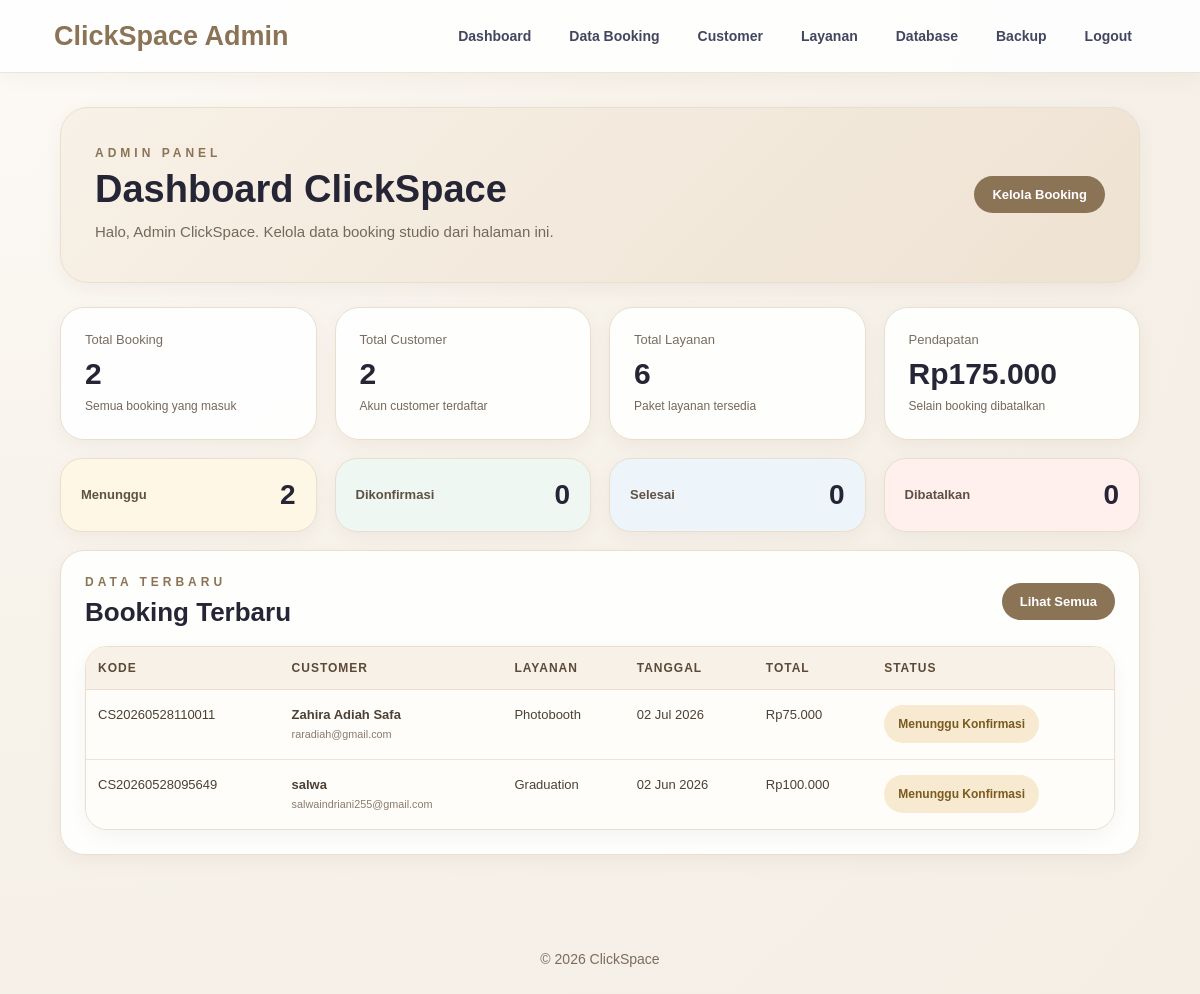
/admin-dashboard.php (signed in), run on the app's committed database.
### tables this page shows
CREATE TABLE `booking` (
  `id_booking` int NOT NULL AUTO_INCREMENT,
  `kode_booking` varchar(20) NOT NULL,
  `id_user` int NOT NULL,
  `id_layanan` int NOT NULL,
  `nama_customer` varchar(100) NOT NULL,
  `no_whatsapp` varchar(20) NOT NULL,
  `tanggal_booking` date NOT NULL,
  `jam_booking` varchar(50) NOT NULL,
  `metode_pembayaran` varchar(50) NOT NULL,
  `bukti_pembayaran` varchar(255) NOT NULL,
  `total_harga` int NOT NULL,
  `status_booking` enum('Menunggu Konfirmasi','Dikonfirmasi','Selesai','Dibatalkan') DEFAULT 'Menunggu Konfirmasi',
  `created_at` timestamp NULL DEFAULT CURRENT_TIMESTAMP,
  PRIMARY KEY (`id_booking`),
  UNIQUE KEY `kode_booking` (`kode_booking`),
  KEY `id_user` (`id_user`),
  KEY `id_layanan` (`id_layanan`),
  CONSTRAINT `booking_ibfk_1` FOREIGN KEY (`id_user`) REFERENCES `users` (`id_user`) ON DELETE CASCADE,
  CONSTRAINT `booking_ibfk_2` FOREIGN KEY (`id_layanan`) REFERENCES `layanan` (`id_layanan`) ON DELETE CASCADE
);

CREATE TABLE `users` (
  `id_user` int NOT NULL AUTO_INCREMENT,
  `nama_lengkap` varchar(100) NOT NULL,
  `email` varchar(100) NOT NULL,
  `no_whatsapp` varchar(20) NOT NULL,
  `password` varchar(255) NOT NULL,
  `role` enum('customer','admin') DEFAULT 'customer',
  `created_at` timestamp NULL DEFAULT CURRENT_TIMESTAMP,
  PRIMARY KEY (`id_user`),
  UNIQUE KEY `email` (`email`)
);

CREATE TABLE `layanan` (
  `id_layanan` int NOT NULL AUTO_INCREMENT,
  `nama_layanan` varchar(100) NOT NULL,
  `kategori` varchar(100) NOT NULL,
  `durasi` varchar(50) NOT NULL,
  `kapasitas` varchar(50) NOT NULL,
  `fasilitas` varchar(100) NOT NULL,
  `harga` int NOT NULL,
  `deskripsi` text NOT NULL,
  `gambar` varchar(255) NOT NULL,
  PRIMARY KEY (`id_layanan`)
);

### admin-dashboard.php (the view, shortened to what this page needs)
<?php
include "koneksi.php";
function rupiah($angka) {
  return "Rp" . number_format($angka, 0, ',', '.');
}
$total_booking = mysqli_fetch_assoc(mysqli_query($conn, "SELECT COUNT(*) AS total FROM booking"));
$total_customer = mysqli_fetch_assoc(mysqli_query($conn, "SELECT COUNT(*) AS total FROM users WHERE role='customer'"));
$total_layanan = mysqli_fetch_assoc(mysqli_query($conn, "SELECT COUNT(*) AS total FROM layanan"));
$total_pendapatan = mysqli_fetch_assoc(mysqli_query($conn, "SELECT COALESCE(SUM(total_harga), 0) AS total FROM booking WHERE status_booking != 'Dibatalkan'"));
$menunggu = mysqli_fetch_assoc(mysqli_query($conn, "SELECT COUNT(*) AS total FROM booking WHERE status_booking='Menunggu Konfirmasi'"));
$dikonfirmasi = mysqli_fetch_assoc(mysqli_query($conn, "SELECT COUNT(*) AS total FROM booking WHERE status_booking='Dikonfirmasi'"));
$selesai = mysqli_fetch_assoc(mysqli_query($conn, "SELECT COUNT(*) AS total FROM booking WHERE status_booking='Selesai'"));
$dibatalkan = mysqli_fetch_assoc(mysqli_query($conn, "SELECT COUNT(*) AS total FROM booking WHERE status_booking='Dibatalkan'"));
$booking_terbaru = mysqli_query($conn, "
  SELECT booking.*, layanan.nama_layanan, users.email
  FROM booking
  JOIN layanan ON booking.id_layanan = layanan.id_layanan
  JOIN users ON booking.id_user = users.id_user
  ORDER BY booking.created_at DESC
  LIMIT 5
");
?>
<!DOCTYPE html>
<html lang="id">
<head>
  <link rel="stylesheet" href="style.css?v=10">
</head>
<body class="admin-page">
<header>
  <div class="logo">ClickSpace Admin</div>
  <nav>
    <a href="admin-dashboard.php">Dashboard</a>
    <a href="admin-booking.php">Data Booking</a>
    <a href="admin-users.php">Customer</a>
    <a href="admin-layanan.php">Layanan</a>
    <a href="admin-database.php">Database</a>
    <a href="backup_list.php">Backup</a>
    <a href="logout.php" class="btn-login">Logout</a>
  </nav>
</header>
<main class="admin-main">
  <section class="admin-hero">
    <div>
      <p>ADMIN PANEL</p>
      <h1>Dashboard ClickSpace</h1>
      <span>Halo, <?php echo $_SESSION['nama_lengkap']; ?>. Kelola data booking studio dari halaman ini.</span>
    </div>
    <a href="admin-booking.php" class="admin-hero-button">Kelola Booking</a>
  </section>
  <section class="admin-summary-grid">
    <div class="admin-summary-card">
      <span>Total Booking</span>
      <strong><?php echo $total_booking['total']; ?></strong>
      <p>Semua booking yang masuk</p>
    </div>
    <div class="admin-summary-card">
      <span>Total Customer</span>
      <strong><?php echo $total_customer['total']; ?></strong>
      <p>Akun customer terdaftar</p>
    </div>
    <div class="admin-summary-card">
      <span>Total Layanan</span>
      <strong><?php echo $total_layanan['total']; ?></strong>
      <p>Paket layanan tersedia</p>
    </div>
    <div class="admin-summary-card">
      <span>Pendapatan</span>
      <strong><?php echo rupiah($total_pendapatan['total']); ?></strong>
      <p>Selain booking dibatalkan</p>
    </div>
  </section>
  <section class="admin-status-grid">
    <div class="admin-status-card waiting">
      <span>Menunggu</span>
      <strong><?php echo $menunggu['total']; ?></strong>
    </div>
    <div class="admin-status-card confirmed">
      <span>Dikonfirmasi</span>
      <strong><?php echo $dikonfirmasi['total']; ?></strong>
    </div>
    <div class="admin-status-card done">
      <span>Selesai</span>
      <strong><?php echo $selesai['total']; ?></strong>
    </div>
    <div class="admin-status-card cancelled">
      <span>Dibatalkan</span>
      <strong><?php echo $dibatalkan['total']; ?></strong>
    </div>
  </section>
  <section class="admin-panel">
    <div class="admin-panel-title">
      <div>
        <p>DATA TERBARU</p>
        <h2>Booking Terbaru</h2>
      </div>
      <a href="admin-booking.php">Lihat Semua</a>
    </div>
    <div class="admin-table-wrap">
      <table class="admin-table">
        <thead>
          <tr>
            <th>Kode</th>
            <th>Customer</th>
            <th>Layanan</th>
            <th>Tanggal</th>
            <th>Total</th>
            <th>Status</th>
          </tr>
        </thead>
        <tbody>
          <?php if (mysqli_num_rows($booking_terbaru) > 0) { ?>
            <?php while ($booking = mysqli_fetch_assoc($booking_terbaru)) { ?>
              <tr>
                <td><?php echo $booking['kode_booking']; ?></td>
                <td>
                  <b><?php echo $booking['nama_customer']; ?></b><br>
                  <small><?php echo $booking['email']; ?></small>
                </td>
                <td><?php echo $booking['nama_layanan']; ?></td>
                <td><?php echo date('d M Y', strtotime($booking['tanggal_booking'])); ?></td>
                <td><?php echo rupiah($booking['total_harga']); ?></td>
                <td><span class="admin-badge"><?php echo $booking['status_booking']; ?></span></td>
              </tr>
            <?php } ?>
          <?php } else { ?>
            <tr>
              <td colspan="6" class="admin-empty">Belum ada data booking.</td>
            </tr>
          <?php } ?>
        </tbody>
      </table>
    </div>
  </section>
</main>
<footer>
  <p>© 2026 ClickSpace</p>
</footer>
</body>
</html>

### data on the page
booking: kode_booking "CS20260528110011", nama_customer "Zahira Adiah Safa", id_user.email "raradiah@gmail.com", id_layanan.nama_layanan "Photobooth", tanggal_booking "02 Jul 2026", total_harga "Rp75.000", status_booking "Menunggu Konfirmasi"
booking: kode_booking "CS20260528095649", nama_customer "salwa", id_user.email "salwaindriani255@gmail.com", id_layanan.nama_layanan "Graduation", tanggal_booking "02 Jun 2026", total_harga "Rp100.000", status_booking "Menunggu Konfirmasi"

### other printed values
$_SESSION['nama_lengkap'] "Admin ClickSpace"
$total_booking['total'] "2"
$total_customer['total'] "2"
$total_layanan['total'] "6"
rupiah($total_pendapatan['total']) "Rp175.000"
$menunggu['total'] "2"
$dikonfirmasi['total'] "0"
$selesai['total'] "0"
$dibatalkan['total'] "0"
